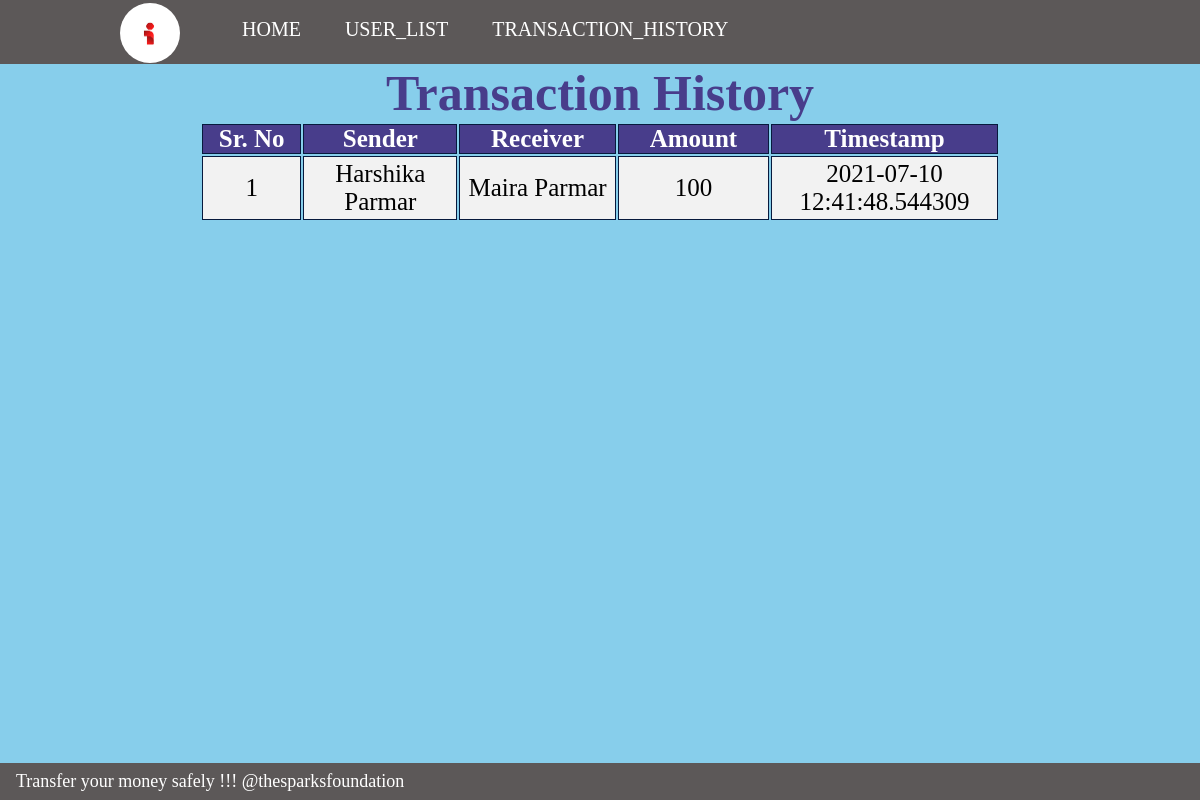
/transaction.php, run on the app's committed database.
### tables this page shows
CREATE TABLE `trans` (
  `transaction_id` int(20) NOT NULL,
  `sender` varchar(20) NOT NULL,
  `receiver` varchar(20) NOT NULL,
  `amount` float NOT NULL,
  `date_time` timestamp(6) NOT NULL DEFAULT current_timestamp(6) ON UPDATE current_timestamp(6)
);

### transaction.php (the view, shortened to what this page needs)
<!DOCTYPE html>
<html lang="en">
    <head>
    </head>
<body>
        <div class="container">
            <img class="image" src="logo1.jpg" ALT="align-box">
        <nav>
        <ul>
        <li><a class="n1" href="index.php">HOME</a></li>
        <li><a class="n1" href="table.php">USER_LIST</a></li>
        <li><a class="n1" href="transaction.php">TRANSACTION_HISTORY</a></li>
        </ul>
        </nav>
        </div>
<?php include'connection.php' ?>
<h1 id="h1">Transaction History</h1>
<table class="middle">
<thead>
    <tr>
    <th>Sr. No</th>
        <th>Sender</th>
        <th>Receiver</th>
        <th>Amount</th>
        <th>Timestamp</th>
    </tr>
</thead>
<tbody>
    <?php $sql = "SELECT * FROM trans";
    $result = mysqli_query($conn, $sql);?>
    <?php while( $row = mysqli_fetch_array($result)) : ?>
    <tr>
        <td><?php echo $row['transaction_id']; ?></td>
        <td><?php echo $row['sender']; ?></td>
        <td><?php echo $row['receiver']; ?></td>
        <td><?php echo $row['amount']; ?></td>
        <td><?php echo $row['date_time']; ?></td>
    </tr>
    <?php endwhile ?>
</tbody>
</table>
</body>
<div class="footer">
        <marquee behaviour="scroll" direction="left">
         <p class="p1">Transfer your money safely !!!  @thesparksfoundation</p>
        </marquee>
        </div>
</html>

### transaction.php (style rules this page uses)
* { margin: 0; padding: 0; }
body { background-size: 1380px 700px; width: auto; background-color: skyblue; background-repeat: no-repeat; }
#h1 { font-size: 50px; font-weight: bold; text-align: center; color: darkslateblue; }
.container { height: 43px; width: auto; background-color: #5c5858; padding-top: 18px; padding-right: 30px; padding-bottom: 3px; padding-left: 80px; display: flex; position: relative; top: 0px; }
.image { height: 60px; width: 60px; padding: 20px 40px; position: relative; top: -35px; border-radius: 50% ; }
.container ul { display: flex; list-style: none; }
.n1 { font-size: 20px; list-style: none; text-decoration: none; color: white; padding: 22px 22px; border-radius: 20px; }
.p1 { font-size: large; }
.footer { background-color: #5c5858; color: white; padding: 8px 16px; position: fixed; left: 0; bottom: 0; width: 100%; }
table { width: 800px; height: 100px; color: black; font-size: 20px; border-color: white; }
tr, th, td { border: 1px solid #071a3d ; width: 800px; }
th,td { text-align: center; width: 800px; }
th { background-color: darkslateblue; color: white; width: 800px; }
.middle { margin-left: auto; margin-right: auto; width: 800px; }
h1 { text-align: center; font-size: 40px; color: white; }
a { color: white; font-size:20px; }
tr { font-size:25px; border: 2px solid black; background-color: #f2f2f2; }

### data on the page
trans: transaction_id "1", sender "Harshika Parmar", receiver "Maira Parmar", amount "100", date_time "2021-07-10 12:41:48.544309"
